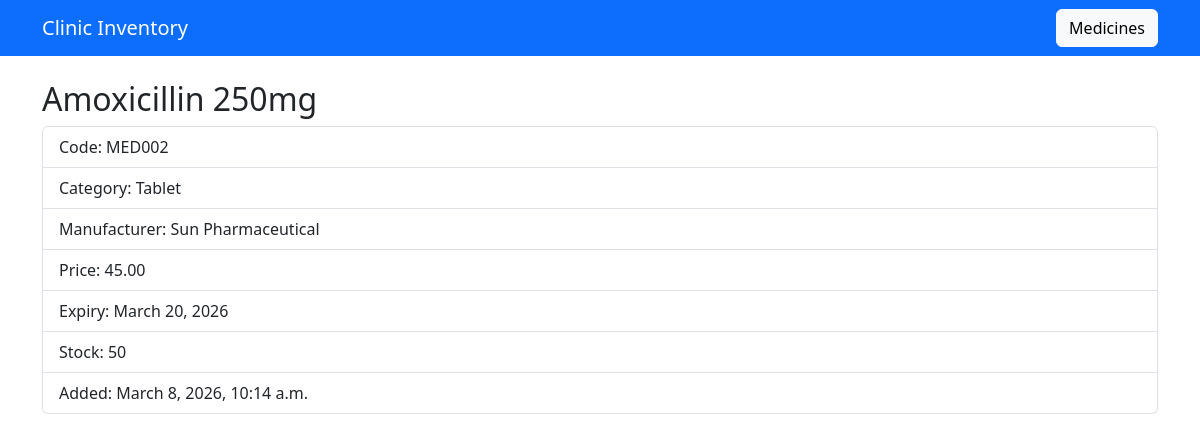
Page /details/3/ on the committed database.
### medicine/models.py (models this page shows, shortened)
class Medicine(models.Model):
    CATEGORY_CHOICES = [
        ('Tablet','Tablet'),
        ('Syrup','Syrup'),
        ('Injection','Injection'),
        ('Capsule','Capsule'),
    ]
    name = models.CharField(max_length=200)
    code = models.CharField(max_length=50, unique=True)
    category = models.CharField(max_length=50, choices=CATEGORY_CHOICES)
    manufacturer = models.CharField(max_length=200)
    expiry_date = models.DateField()
    price = models.DecimalField(max_digits=10, decimal_places=2)
    stock = models.IntegerField()
    description = models.TextField(blank=True)
    date_added = models.DateTimeField(auto_now_add=True)

### medicine/views.py (the view)
# urls.py: path('details/<int:id>/',views.medicine_detail,name="medicine_detail"),
def medicine_detail(request,id):
    medicine = get_object_or_404(Medicine,id=id)
    return render(request,'medicine_detail.html',{'medicine':medicine})

### templates/medicine_detail.html
{% extends 'base.html' %}
{% block content %}
<h2>{{medicine.name}}</h2>
<ul class="list-group">
<li class="list-group-item">Code: {{medicine.code}}</li>
<li class="list-group-item">Category: {{medicine.category}}</li>
<li class="list-group-item">Manufacturer: {{medicine.manufacturer}}</li>
<li class="list-group-item">Price: {{medicine.price}}</li>
<li class="list-group-item">Expiry: {{medicine.expiry_date}}</li>
<li class="list-group-item">Stock: {{medicine.stock}}</li>
<li class="list-group-item">Added: {{medicine.date_added}}</li>
</ul>
{% endblock %}

### rows in the picture
Medicine: name "Amoxicillin 250mg", code "MED002", category "Tablet", manufacturer "Sun Pharmaceutical", price "45.00", expiry_date "March 20, 2026", stock "50", date_added "March 8, 2026, 10:14 a.m."
